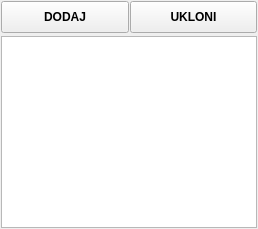
                       <widget class="QFrame" name="frame_34">
                        <property name="frameShape">
                         <enum>QFrame::NoFrame</enum>
                        </property>
                        <property name="frameShadow">
                         <enum>QFrame::Raised</enum>
                        </property>
                        <layout class="QVBoxLayout" name="verticalLayout_8">
                         <property name="spacing">
                          <number>1</number>
                         </property>
                         <property name="leftMargin">
                          <number>0</number>
                         </property>
                         <property name="topMargin">
                          <number>0</number>
                         </property>
                         <property name="rightMargin">
                          <number>0</number>
                         </property>
                         <property name="bottomMargin">
                          <number>0</number>
                         </property>
                         <item>
                          <widget class="QFrame" name="frame_38">
                           <property name="sizePolicy">
                            <sizepolicy hsizetype="Preferred" vsizetype="Maximum">
                             <horstretch>0</horstretch>
                             <verstretch>0</verstretch>
                            </sizepolicy>
                           </property>
                           <property name="frameShape">
                            <enum>QFrame::NoFrame</enum>
                           </property>
                           <property name="frameShadow">
                            <enum>QFrame::Raised</enum>
                           </property>
                           <layout class="QHBoxLayout" name="horizontalLayout_10">
                            <property name="spacing">
                             <number>1</number>
                            </property>
                            <property name="leftMargin">
                             <number>1</number>
                            </property>
                            <property name="topMargin">
                             <number>1</number>
                            </property>
                            <property name="rightMargin">
                             <number>1</number>
                            </property>
                            <property name="bottomMargin">
                             <number>1</number>
                            </property>
                            <item>
                             <widget class="QPushButton" name="btnListaRazlogaDodaj">
                              <property name="sizePolicy">
                               <sizepolicy hsizetype="Preferred" vsizetype="Preferred">
                                <horstretch>0</horstretch>
                                <verstretch>0</verstretch>
                               </sizepolicy>
                              </property>
                              <property name="minimumSize">
                               <size>
                                <width>0</width>
                                <height>32</height>
                               </size>
                              </property>
                              <property name="font">
                               <font>
                                <weight>75</weight>
                                <bold>true</bold>
                               </font>
                              </property>
                              <property name="cursor">
                               <cursorShape>PointingHandCursor</cursorShape>
                              </property>
                              <property name="text">
                               <string>DODAJ</string>
                              </property>
                              <property name="icon">
                               <iconset resource="../../resources/DonatForm.qrc">
                                <normaloff>:/InDonat/Forms/images/PLUS.gif</normaloff>:/InDonat/Forms/images/PLUS.gif</iconset>
                              </property>
                             </widget>
                            </item>
                            <item>
                             <widget class="QPushButton" name="btnListaRazlogaUkloni">
                              <property name="sizePolicy">
                               <sizepolicy hsizetype="Preferred" vsizetype="Preferred">
                                <horstretch>0</horstretch>
                                <verstretch>0</verstretch>
                               </sizepolicy>
                              </property>
                              <property name="minimumSize">
                               <size>
                                <width>0</width>
                                <height>32</height>
                               </size>
                              </property>
                              <property name="font">
                               <font>
                                <weight>75</weight>
                                <bold>true</bold>
                               </font>
                              </property>
                              <property name="cursor">
                               <cursorShape>PointingHandCursor</cursorShape>
                              </property>
                              <property name="text">
                               <string>UKLONI</string>
                              </property>
                              <property name="icon">
                               <iconset resource="../../resources/DonatForm.qrc">
                                <normaloff>:/InDonat/Forms/images/DEL.GIF</normaloff>:/InDonat/Forms/images/DEL.GIF</iconset>
                              </property>
                             </widget>
                            </item>
                           </layout>
                          </widget>
                         </item>
                         <item>
                          <widget class="QFrame" name="frame_37">
                           <property name="frameShape">
                            <enum>QFrame::NoFrame</enum>
                           </property>
                           <property name="frameShadow">
                            <enum>QFrame::Raised</enum>
                           </property>
                           <layout class="QHBoxLayout" name="horizontalLayout_24">
                            <property name="spacing">
                             <number>1</number>
                            </property>
                            <property name="leftMargin">
                             <number>1</number>
                            </property>
                            <property name="topMargin">
                             <number>1</number>
                            </property>
                            <property name="rightMargin">
                             <number>1</number>
                            </property>
                            <property name="bottomMargin">
                             <number>1</number>
                            </property>
                            <item>
                             <widget class="QTreeWidget" name="treeStavkeKontakta">
                              <property name="sizePolicy">
                               <sizepolicy hsizetype="Preferred" vsizetype="Preferred">
                                <horstretch>0</horstretch>
                                <verstretch>0</verstretch>
                               </sizepolicy>
                              </property>
                              <property name="minimumSize">
                               <size>
                                <width>0</width>
                                <height>0</height>
                               </size>
                              </property>
                              <property name="font">
                               <font>
                                <pointsize>9</pointsize>
                               </font>
                              </property>
                              <attribute name="headerVisible">
                               <bool>false</bool>
                              </attribute>
                              <column>
                               <property name="text">
                                <string notr="true">1</string>
                               </property>
                              </column>
                             </widget>
                            </item>
                           </layout>
                          </widget>
                         </item>
                        </layout>
                       </widget>
